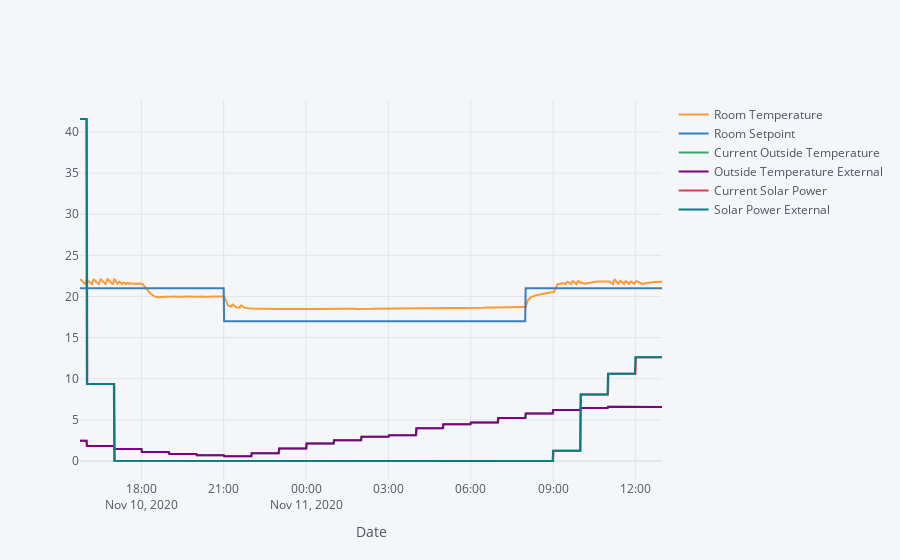

Notebook code for this chart:
### Code cell
#Plot the Room Temperature, Room Setpoint, Current Outside Temperature, Outside Temperature External, Current Solar Power, Solar Power External
X.loc[ : , ['Room Temperature', 'Room Setpoint', 'Current Outside Temperature', 'Outside Temperature External', 'Current Solar Power', 'Solar Power External']].iplot(width = 2, xTitle = 'Date')

### Figure 1 — Plotly figure (JSON) as saved in the notebook; plotly's stock layout.template omitted (floating-point values rounded to 4 significant figures; data arrays with more than 128 entries replaced by an {"elided": "..."} marker saying what was removed)
{"data": [{"line": {"color": "rgba(255, 153, 51, 1.0)", "dash": "solid", "shape": "linear", "width": 2}, "mode": "lines", "name": "Room Temperature", "text": "", "type": "scatter", "x": {"elided": "1244 str values"}, "y": {"elided": "1244 float values"}}, {"line": {"color": "rgba(55, 128, 191, 1.0)", "dash": "solid", "shape": "linear", "width": 2}, "mode": "lines", "name": "Room Setpoint", "text": "", "type": "scatter", "x": {"elided": "1244 str values"}, "y": {"elided": "1244 int values"}}, {"line": {"color": "rgba(50, 171, 96, 1.0)", "dash": "solid", "shape": "linear", "width": 2}, "mode": "lines", "name": "Current Outside Temperature", "text": "", "type": "scatter", "x": {"elided": "1244 str values"}, "y": {"elided": "1244 float values"}}, {"line": {"color": "rgba(128, 0, 128, 1.0)", "dash": "solid", "shape": "linear", "width": 2}, "mode": "lines", "name": "Outside Temperature External", "text": "", "type": "scatter", "x": {"elided": "1244 str values"}, "y": {"elided": "1244 float values"}}, {"line": {"color": "rgba(219, 64, 82, 1.0)", "dash": "solid", "shape": "linear", "width": 2}, "mode": "lines", "name": "Current Solar Power", "text": "", "type": "scatter", "x": {"elided": "1244 str values"}, "y": {"elided": "1244 float values"}}, {"line": {"color": "rgba(0, 128, 128, 1.0)", "dash": "solid", "shape": "linear", "width": 2}, "mode": "lines", "name": "Solar Power External", "text": "", "type": "scatter", "x": {"elided": "1244 str values"}, "y": {"elided": "1244 float values"}}], "layout": {"legend": {"bgcolor": "#F5F6F9", "font": {"color": "#4D5663"}}, "paper_bgcolor": "#F5F6F9", "plot_bgcolor": "#F5F6F9", "title": {"font": {"color": "#4D5663"}}, "xaxis": {"gridcolor": "#E1E5ED", "showgrid": true, "tickfont": {"color": "#4D5663"}, "title": {"font": {"color": "#4D5663"}, "text": "Date"}, "zerolinecolor": "#E1E5ED"}, "yaxis": {"gridcolor": "#E1E5ED", "showgrid": true, "tickfont": {"color": "#4D5663"}, "title": {"font": {"color": "#4D5663"}, "text": ""}, "zerolinecolor": "#E1E5ED"}}}
